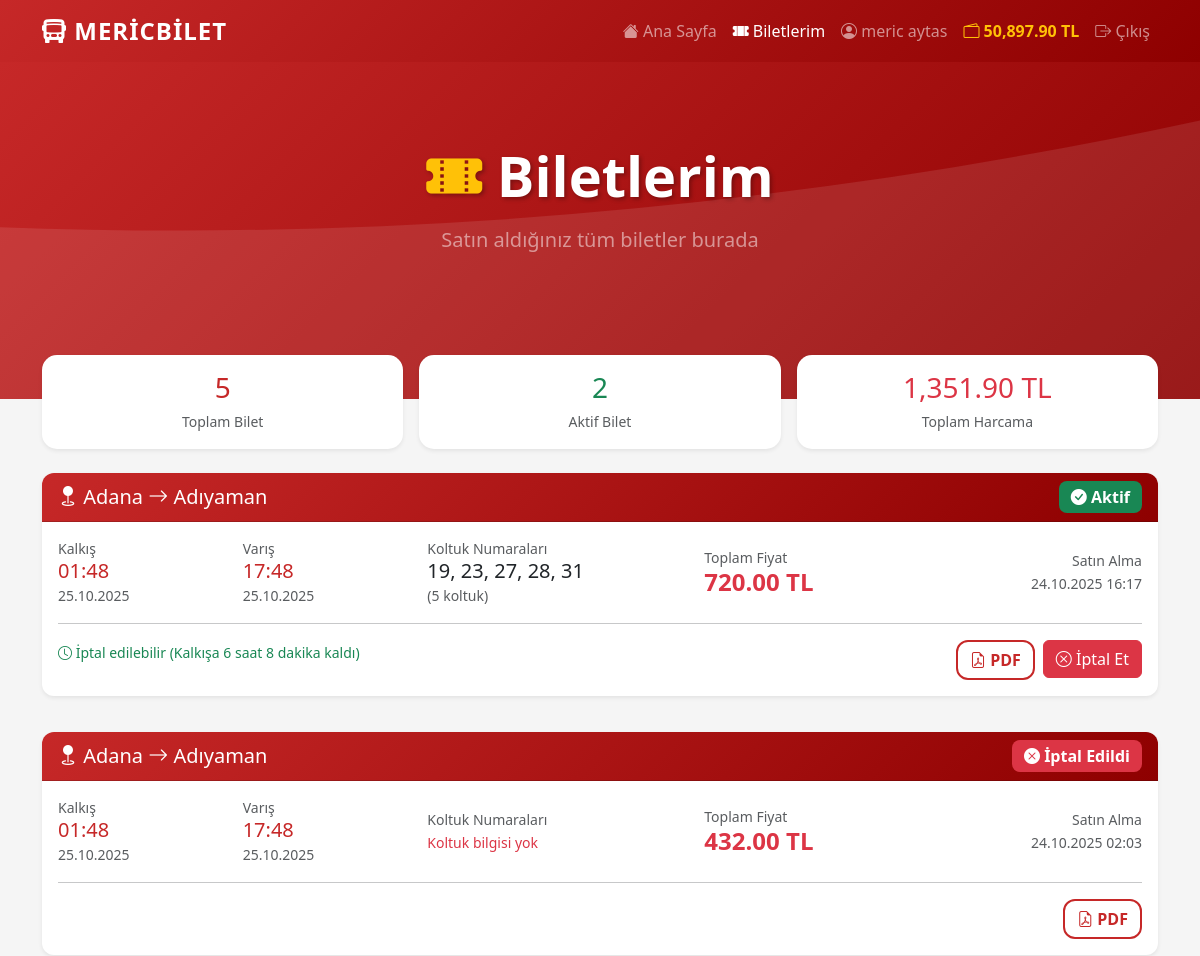
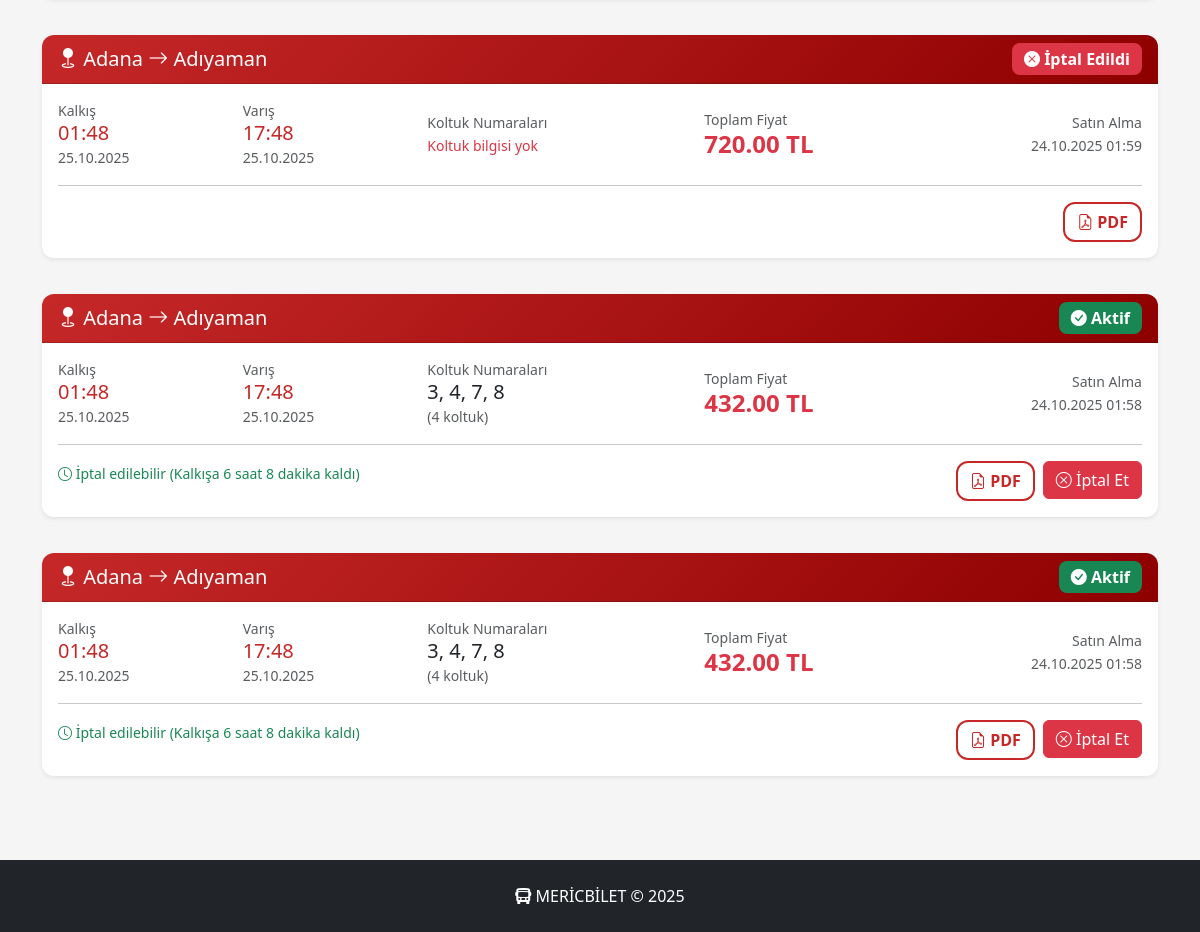
The app's page /my-tickets.php (signed in) with its own data (2 pictures, top to bottom).
### tables this page shows
CREATE TABLE Tickets (
    id INTEGER PRIMARY KEY AUTOINCREMENT,
    trip_id INTEGER NOT NULL,
    user_id INTEGER NOT NULL,
    status TEXT NOT NULL DEFAULT 'active' CHECK (status IN ('active','canceled','expired')),
    total_price INTEGER NOT NULL,
    created_at TIMESTAMP DEFAULT (datetime('now', 'localtime')),
    FOREIGN KEY (trip_id) REFERENCES Trips(id),
    FOREIGN KEY (user_id) REFERENCES User(id)
);

CREATE TABLE "Trips" (
	"id"	INTEGER,
	"company_id"	INTEGER NOT NULL,
	"destination_city"	TEXT NOT NULL,
	"arrival_time"	DATETIME NOT NULL,
	"departure_time"	DATETIME NOT NULL,
	"departure_city"	TEXT NOT NULL,
	"price"	INTEGER NOT NULL,
	"capacity"	INTEGER NOT NULL,
	"created_date"	TIMESTAMP DEFAULT (datetime('now', 'localtime')),
	PRIMARY KEY("id" AUTOINCREMENT),
	FOREIGN KEY("company_id") REFERENCES "Bus_Company"("id")
);

### includes/functions.php (called while the page is built, shortened)
<?php
function formatDate($dateStr) {
    try {
        $d = new DateTime($dateStr);
        return $d->format('d.m.Y');
    } catch (Exception $e) {
        return $dateStr;
    }
}
function formatTime($dateStr) {
    try {
        $d = new DateTime($dateStr);
        return $d->format('H:i');
    } catch (Exception $e) {
        return $dateStr;
    }
}
function formatDateTime($dateStr) {
    try {
        $d = new DateTime($dateStr);
        return $d->format('d.m.Y H:i');
    } catch (Exception $e) {
        return $dateStr;
    }
}
?>

### public/my-tickets.php (the view, shortened to what this page needs)
<?php
require_once '../includes/db.php';
require_once '../includes/functions.php';
try {
    $stmt = $db->prepare("
        SELECT
            t.id as ticket_id,
            t.total_price,
            t.status,
            t.created_at as ticket_date,
            tr.id as trip_id,
            tr.departure_city,
            tr.destination_city,
            tr.departure_time,
            tr.arrival_time,
            tr.price as unit_price
        FROM Tickets t
        JOIN Trips tr ON t.trip_id = tr.id
        WHERE t.user_id = ?
        ORDER BY t.created_at DESC
    ");
    $stmt->execute([$_SESSION['user_id']]);
    $tickets = $stmt->fetchAll(PDO::FETCH_ASSOC);
    $total_tickets = count($tickets);
    $stmt = $db->prepare("SELECT SUM(total_price) FROM Tickets WHERE user_id = ? AND status != 'canceled'");
    $stmt->execute([$_SESSION['user_id']]);
    $total_spent = $stmt->fetchColumn() ?? 0;
    $active_tickets = array_filter($tickets, function($t) {
        return $t['status'] !== 'canceled' && $t['hours_left'] > 0;
    });
    $active_count = count($active_tickets);
} catch (PDOException $e) {
    error_log('MY TICKETS ERROR: ' . $e->getMessage());
    $error = 'Biletler yüklenirken hata oluştu.';
    $tickets = [];
    $total_tickets = 0;
    $total_spent = 0;
    $active_count = 0;
}
?>
<!DOCTYPE html>
<html lang="tr">
<head>
    <link href="https://cdn.jsdelivr.net/npm/bootstrap@5.3.0/dist/css/bootstrap.min.css" rel="stylesheet">
    <link href="https://cdn.jsdelivr.net/npm/bootstrap-icons@1.10.0/font/bootstrap-icons.css" rel="stylesheet">
    <link rel="stylesheet" href="css/style.css">
</head>
<body>
    <?php include '../includes/navbar.php'; ?>
    <div class="hero-section">
        <div class="container">
            <div class="row align-items-center">
                <div class="col-lg-12 text-center">
                    <h1 class="display-4 fw-bold text-white mb-3">
                        <i class="bi bi-ticket-perforated-fill text-warning"></i>
                        Biletlerim
                    </h1>
                    <p class="lead text-white-50 mb-4">
                        Satın aldığınız tüm biletler burada
                    </p>
                </div>
            </div>
        </div>
    </div>
    <div class="container search-panel-container">
        <div class="row g-3 mb-4">
            <div class="col-md-4">
                <div class="card search-panel shadow-sm">
                    <div class="card-body text-center p-3">
                        <h3 class="text-primary-custom mb-1"><?php echo $total_tickets; ?></h3>
                        <small class="text-muted">Toplam Bilet</small>
                    </div>
                </div>
            </div>
            <div class="col-md-4">
                <div class="card search-panel shadow-sm">
                    <div class="card-body text-center p-3">
                        <h3 class="text-success mb-1"><?php echo $active_count; ?></h3>
                        <small class="text-muted">Aktif Bilet</small>
                    </div>
                </div>
            </div>
            <div class="col-md-4">
                <div class="card search-panel shadow-sm">
                    <div class="card-body text-center p-3">
                        <h3 class="text-danger mb-1"><?php echo number_format($total_spent, 2); ?> TL</h3>
                        <small class="text-muted">Toplam Harcama</small>
                    </div>
                </div>
            </div>
        </div>
        <?php if (count($tickets) > 0): ?>
            <div class="row">
                <?php foreach ($tickets as $ticket): ?>
                    <div class="col-12 mb-3">
                        <div class="card trip-card shadow-sm">
                            <div class="card-header">
                                <div class="row align-items-center">
                                    <div class="col-md-6">
                                        <h5 class="mb-0">
                                            <i class="bi bi-geo-fill"></i>
                                            <?php echo htmlspecialchars($ticket['departure_city']); ?>
                                            <i class="bi bi-arrow-right"></i>
                                            <?php echo htmlspecialchars($ticket['destination_city']); ?>
                                        </h5>
                                    </div>
                                    <div class="col-md-6 text-md-end mt-2 mt-md-0">
                                        <span class="badge bg-<?php echo $ticket['status_class']; ?> fs-6">
                                            <i class="bi bi-<?php echo $ticket['status_icon']; ?>"></i>
                                            <?php echo $ticket['status_text']; ?>
                                        </span>
                                    </div>
                                </div>
                            </div>
                            <div class="card-body">
                                <div class="row align-items-center">
                                    <div class="col-md-2">
                                        <small class="text-muted d-block">Kalkış</small>
                                        <h5 class="text-primary-custom mb-0"><?php echo formatTime($ticket['departure_time']); ?></h5>
                                        <small class="text-muted"><?php echo formatDate($ticket['departure_time']); ?></small>
                                    </div>
                                    <div class="col-md-2">
                                        <small class="text-muted d-block">Varış</small>
                                        <h5 class="text-primary-custom mb-0"><?php echo formatTime($ticket['arrival_time']); ?></h5>
                                        <small class="text-muted"><?php echo formatDate($ticket['arrival_time']); ?></small>
                                    </div>
                                    <div class="col-md-3">
                                        <small class="text-muted d-block">Koltuk Numaraları</small>
                                        <?php if (count($ticket['seats']) > 0): ?>
                                            <h5 class="text-dark mb-0">
                                                <?php echo implode(', ', $ticket['seats']); ?>
                                            </h5>
                                            <small class="text-muted">(<?php echo $ticket['seat_count']; ?> koltuk)</small>
                                        <?php else: ?>
                                            <small class="text-danger">Koltuk bilgisi yok</small>
                                        <?php endif; ?>
                                    </div>
                                    <div class="col-md-2">
                                        <small class="text-muted d-block">Toplam Fiyat</small>
                                        <h4 class="text-danger fw-bold mb-0"><?php echo number_format($ticket['total_price'], 2); ?> TL</h4>
                                    </div>
                                    <div class="col-md-3 text-md-end">
                                        <small class="text-muted d-block">Satın Alma</small>
                                        <small class="text-muted"><?php echo formatDateTime($ticket['ticket_date']); ?></small>
                                    </div>
                                </div>
                                <hr class="my-3">
                                <div class="row">
                                    <div class="col-md-8">
                                        <?php if ($ticket['can_cancel']): ?>
                                            <?php
                                                $hours = floor($ticket['hours_left']);
                                                $minutes = floor(($ticket['hours_left'] - $hours) * 60);
                                            ?>
                                            <small class="text-success">
                                                <i class="bi bi-clock"></i>
                                                İptal edilebilir (Kalkışa <?php echo $hours; ?> saat <?php echo $minutes; ?> dakika kaldı)
                                            </small>
                                        <?php endif; ?>
                                    </div>
                                    <div class="col-md-4 text-md-end">
                                        <div class="d-flex gap-2 justify-content-end">
                                            <a
                                                href="ticket-pdf.php?ticket_id=<?php echo $ticket['ticket_id']; ?>"
                                                class="btn btn-outline-primary-custom"
                                                target="_blank"
                                            >
                                                <i class="bi bi-file-earmark-pdf"></i> PDF
                                            </a>
                                            <?php if ($ticket['can_cancel']): ?>
                                                <form method="POST" action="my-tickets.php" style="display: inline;" onsubmit="return confirm('Bu bileti iptal etmek istediğinizden emin misiniz?\n\n✓ <?php echo number_format($ticket['total_price'], 2); ?> TL bakiyenize iade edilecek\n✓ Koltuklar serbest bırakılacak');">
                                                    <button type="submit" name="cancel_ticket" class="btn btn-danger">
                                                        <i class="bi bi-x-circle"></i> İptal Et
                                                    </button>
                                                </form>
                                            <?php endif; ?>
                                        </div>
                                    </div>
                                </div>
                            </div>
                        </div>
                    </div>
                <?php endforeach; ?>
            </div>
        <?php endif; ?>
    </div>
    <footer class="bg-dark text-white mt-5 py-4">
        <div class="container text-center">
            <p class="mb-0">
                <i class="bi bi-bus-front-fill"></i> MERİCBİLET &copy; 2025
            </p>
        </div>
    </footer>
</body>
</html>

### includes/navbar.php (shortened to what this page needs)
<?php
$is_logged_in = !empty($_SESSION['user_id']);
$user_name = $is_logged_in ? ($_SESSION['full_name'] ?? 'Kullanıcı') : '';
$balance = $is_logged_in ? ($_SESSION['balance'] ?? 0) : 0;
$current_page = basename($_SERVER['PHP_SELF']);
?>
<nav class="navbar navbar-expand-lg navbar-dark bg-primary-custom">
    <div class="container">
        <a class="navbar-brand fw-bold" href="index.php">
            <i class="bi bi-bus-front-fill"></i> MERİCBİLET
        </a>
        <div class="collapse navbar-collapse" id="navbarNav">
            <ul class="navbar-nav ms-auto">
                <?php if ($is_logged_in): ?>
                    <li class="nav-item">
                        <a class="nav-link <?php echo $current_page === 'index.php' ? 'active' : ''; ?>" href="index.php">
                            <i class="bi bi-house-fill"></i> Ana Sayfa
                        </a>
                    </li>
                    <li class="nav-item">
                        <a class="nav-link <?php echo $current_page === 'my-tickets.php' ? 'active' : ''; ?>" href="my-tickets.php">
                            <i class="bi bi-ticket-perforated-fill"></i> Biletlerim
                        </a>
                    </li>
                    <li class="nav-item">
                        <a class="nav-link <?php echo $current_page === 'profile.php' ? 'active' : ''; ?>" href="profile.php">
                            <i class="bi bi-person-circle"></i> <?php echo htmlspecialchars($user_name, ENT_QUOTES, 'UTF-8'); ?>
                        </a>
                    </li>
                    <li class="nav-item">
                        <span class="nav-link text-warning fw-bold">
                            <i class="bi bi-wallet2"></i> <?php echo number_format($balance, 2); ?> TL
                        </span>
                    </li>
                    <li class="nav-item">
                        <a class="nav-link" href="logout.php">
                            <i class="bi bi-box-arrow-right"></i> Çıkış
                        </a>
                    </li>
                <?php endif; ?>
            </ul>
        </div>
    </div>
</nav>

### public/css/style.css (style rules this page uses)
:root { --primary-color: #C62828; --primary-dark: #8E0000; --primary-light: #FF5F52; --secondary-color: #424242; --bg-gradient: linear-gradient(135deg, #C62828 0%, #8E0000 100%); }
body { font-family: 'Segoe UI', Tahoma, Geneva, Verdana, sans-serif; background-color: #f5f5f5; }
.bg-primary-custom { background: var(--bg-gradient) !important; }
.navbar-brand { font-size: 1.5rem; letter-spacing: 1px; }
.hero-section { background: var(--bg-gradient); padding: 80px 0 120px 0; position: relative; overflow: hidden; }
.hero-section::before { content: ''; position: absolute; top: 0; left: 0; right: 0; bottom: 0; background-size: cover; }
.hero-section h1 { position: relative; z-index: 1; text-shadow: 2px 2px 4px rgba(0,0,0,0.3); }
.search-panel-container { margin-top: -60px; position: relative; z-index: 10; }
.search-panel { border-radius: 15px; border: none; }
.trip-card { border: none; border-radius: 12px; transition: all 0.3s ease; margin-bottom: 20px; }
.trip-card .card-header { background: var(--bg-gradient); color: white; border-radius: 12px 12px 0 0 !important; }
footer { margin-top: 100px; }
.badge { border-radius: 8px; padding: 8px 12px; }
.btn-outline-primary-custom { border: 2px solid var(--primary-color); color: var(--primary-color); font-weight: 600; border-radius: 12px; transition: all 0.3s ease; }
.text-primary-custom { color: var(--primary-color) !important; }

### records on screen
tickets: trip.departure_city "Adana", trip.destination_city "Adıyaman", status_text "Aktif", trip.departure_time "01:48", trip.departure_time "25.10.2025", trip.arrival_time "17:48", trip.arrival_time "25.10.2025", seats "19, 23, 27, 28, 31", id "5", total_price "720.00", created_at "24.10.2025 16:17", hours "6", minutes "8"
tickets: trip.departure_city "Adana", trip.destination_city "Adıyaman", status_text "İptal Edildi", trip.departure_time "01:48", trip.departure_time "25.10.2025", trip.arrival_time "17:48", trip.arrival_time "25.10.2025", shows "Koltuk bilgisi yok", total_price "432.00", created_at "24.10.2025 02:03"
tickets: trip.departure_city "Adana", trip.destination_city "Adıyaman", status_text "İptal Edildi", trip.departure_time "01:48", trip.departure_time "25.10.2025", trip.arrival_time "17:48", trip.arrival_time "25.10.2025", shows "Koltuk bilgisi yok", total_price "720.00", created_at "24.10.2025 01:59"
tickets: trip.departure_city "Adana", trip.destination_city "Adıyaman", status_text "Aktif", trip.departure_time "01:48", trip.departure_time "25.10.2025", trip.arrival_time "17:48", trip.arrival_time "25.10.2025", seats "3, 4, 7, 8", seat_count "4", total_price "432.00", created_at "24.10.2025 01:58", hours "6", minutes "8"

### other values on screen
$user_name "meric aytas"
$balance "50,897.90"
$total_tickets "5"
$active_count "2"
$total_spent "1,351.90"
